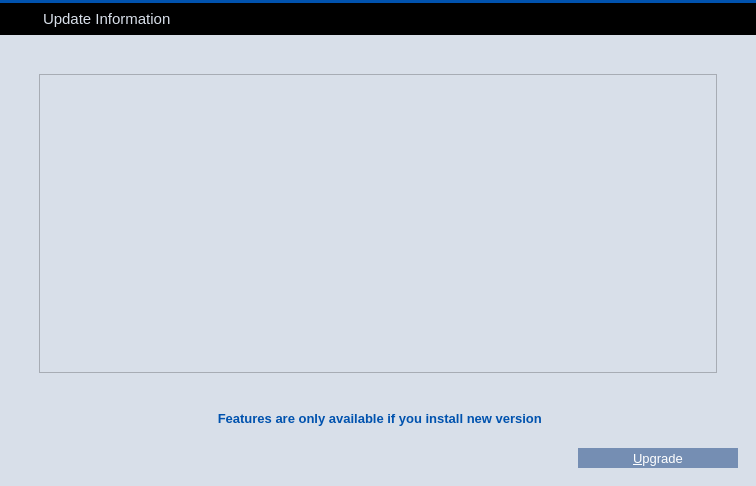
<?xml version="1.0" encoding="UTF-8"?>
<ui version="4.0">
 <class>UpdatePage</class>
 <widget class="QWidget" name="UpdatePage">
  <property name="geometry">
   <rect>
    <x>0</x>
    <y>0</y>
    <width>756</width>
    <height>486</height>
   </rect>
  </property>
  <property name="palette">
   <palette>
    <active>
     <colorrole role="Button">
      <brush brushstyle="SolidPattern">
       <color alpha="255">
        <red>233</red>
        <green>217</green>
        <blue>216</blue>
       </color>
      </brush>
     </colorrole>
     <colorrole role="Base">
      <brush brushstyle="SolidPattern">
       <color alpha="255">
        <red>233</red>
        <green>217</green>
        <blue>216</blue>
       </color>
      </brush>
     </colorrole>
     <colorrole role="Window">
      <brush brushstyle="SolidPattern">
       <color alpha="255">
        <red>233</red>
        <green>217</green>
        <blue>216</blue>
       </color>
      </brush>
     </colorrole>
     <colorrole role="Highlight">
      <brush brushstyle="SolidPattern">
       <color alpha="255">
        <red>235</red>
        <green>235</green>
        <blue>235</blue>
       </color>
      </brush>
     </colorrole>
     <colorrole role="HighlightedText">
      <brush brushstyle="SolidPattern">
       <color alpha="255">
        <red>171</red>
        <green>127</green>
        <blue>130</blue>
       </color>
      </brush>
     </colorrole>
    </active>
    <inactive>
     <colorrole role="Button">
      <brush brushstyle="SolidPattern">
       <color alpha="255">
        <red>233</red>
        <green>217</green>
        <blue>216</blue>
       </color>
      </brush>
     </colorrole>
     <colorrole role="Base">
      <brush brushstyle="SolidPattern">
       <color alpha="255">
        <red>233</red>
        <green>217</green>
        <blue>216</blue>
       </color>
      </brush>
     </colorrole>
     <colorrole role="Window">
      <brush brushstyle="SolidPattern">
       <color alpha="255">
        <red>233</red>
        <green>217</green>
        <blue>216</blue>
       </color>
      </brush>
     </colorrole>
     <colorrole role="Highlight">
      <brush brushstyle="SolidPattern">
       <color alpha="255">
        <red>235</red>
        <green>235</green>
        <blue>235</blue>
       </color>
      </brush>
     </colorrole>
     <colorrole role="HighlightedText">
      <brush brushstyle="SolidPattern">
       <color alpha="255">
        <red>171</red>
        <green>127</green>
        <blue>130</blue>
       </color>
      </brush>
     </colorrole>
    </inactive>
    <disabled>
     <colorrole role="Button">
      <brush brushstyle="SolidPattern">
       <color alpha="255">
        <red>233</red>
        <green>217</green>
        <blue>216</blue>
       </color>
      </brush>
     </colorrole>
     <colorrole role="Base">
      <brush brushstyle="SolidPattern">
       <color alpha="255">
        <red>233</red>
        <green>217</green>
        <blue>216</blue>
       </color>
      </brush>
     </colorrole>
     <colorrole role="Window">
      <brush brushstyle="SolidPattern">
       <color alpha="255">
        <red>233</red>
        <green>217</green>
        <blue>216</blue>
       </color>
      </brush>
     </colorrole>
     <colorrole role="Highlight">
      <brush brushstyle="SolidPattern">
       <color alpha="255">
        <red>240</red>
        <green>240</green>
        <blue>240</blue>
       </color>
      </brush>
     </colorrole>
     <colorrole role="HighlightedText">
      <brush brushstyle="SolidPattern">
       <color alpha="255">
        <red>171</red>
        <green>127</green>
        <blue>130</blue>
       </color>
      </brush>
     </colorrole>
    </disabled>
   </palette>
  </property>
  <property name="windowTitle">
   <string>Form</string>
  </property>
  <property name="styleSheet">
   <string notr="true"/>
  </property>
  <layout class="QVBoxLayout" name="verticalLayout">
   <property name="spacing">
    <number>0</number>
   </property>
   <property name="leftMargin">
    <number>0</number>
   </property>
   <property name="topMargin">
    <number>0</number>
   </property>
   <property name="rightMargin">
    <number>0</number>
   </property>
   <property name="bottomMargin">
    <number>0</number>
   </property>
   <item>
    <widget class="Line" name="lineBeforeHeader">
     <property name="styleSheet">
      <string notr="true">background-color: #0052AE;</string>
     </property>
     <property name="frameShadow">
      <enum>QFrame::Raised</enum>
     </property>
     <property name="lineWidth">
      <number>0</number>
     </property>
     <property name="orientation">
      <enum>Qt::Horizontal</enum>
     </property>
    </widget>
   </item>
   <item>
    <widget class="QWidget" name="wUpdateHeader" native="true">
     <property name="minimumSize">
      <size>
       <width>0</width>
       <height>32</height>
      </size>
     </property>
     <property name="maximumSize">
      <size>
       <width>16777215</width>
       <height>32</height>
      </size>
     </property>
     <property name="styleSheet">
      <string notr="true">#wUpdateHeader {
	
	background-color: rgb(0, 0, 0);
}</string>
     </property>
     <property name="is_header" stdset="0">
      <bool>true</bool>
     </property>
     <layout class="QHBoxLayout" name="horizontalLayout_30">
      <property name="leftMargin">
       <number>0</number>
      </property>
      <property name="topMargin">
       <number>0</number>
      </property>
      <property name="rightMargin">
       <number>0</number>
      </property>
      <property name="bottomMargin">
       <number>0</number>
      </property>
      <item>
       <spacer name="horizontalSpacer_42">
        <property name="orientation">
         <enum>Qt::Horizontal</enum>
        </property>
        <property name="sizeType">
         <enum>QSizePolicy::Fixed</enum>
        </property>
        <property name="sizeHint" stdset="0">
         <size>
          <width>7</width>
          <height>20</height>
         </size>
        </property>
       </spacer>
      </item>
      <item>
       <widget class="QLabel" name="labelTitleIcon">
        <property name="sizePolicy">
         <sizepolicy hsizetype="Preferred" vsizetype="Preferred">
          <horstretch>0</horstretch>
          <verstretch>0</verstretch>
         </sizepolicy>
        </property>
        <property name="minimumSize">
         <size>
          <width>30</width>
          <height>30</height>
         </size>
        </property>
        <property name="maximumSize">
         <size>
          <width>30</width>
          <height>30</height>
         </size>
        </property>
        <property name="styleSheet">
         <string notr="true">image: url(:/res/update/blue.png);</string>
        </property>
        <property name="text">
         <string/>
        </property>
       </widget>
      </item>
      <item>
       <widget class="QLabel" name="labelTitle">
        <property name="font">
         <font>
          <pointsize>11</pointsize>
          <stylestrategy>PreferAntialias</stylestrategy>
         </font>
        </property>
        <property name="styleSheet">
         <string notr="true">QLabel {
	color: #D8DFE9;
}</string>
        </property>
        <property name="text">
         <string>Update Information</string>
        </property>
       </widget>
      </item>
     </layout>
    </widget>
   </item>
   <item>
    <widget class="QWidget" name="wContainer" native="true">
     <property name="styleSheet">
      <string notr="true">#wContainer {
	background-color: #D8DFE9;
}

#textEditVersions {
	background-color: #D8DFE9;
}</string>
     </property>
     <layout class="QVBoxLayout" name="verticalLayout_2">
      <item>
       <layout class="QHBoxLayout" name="horizontalLayout_36">
        <property name="topMargin">
         <number>30</number>
        </property>
        <item>
         <spacer name="horizontalSpacer_49">
          <property name="orientation">
           <enum>Qt::Horizontal</enum>
          </property>
          <property name="sizeType">
           <enum>QSizePolicy::Fixed</enum>
          </property>
          <property name="sizeHint" stdset="0">
           <size>
            <width>30</width>
            <height>20</height>
           </size>
          </property>
         </spacer>
        </item>
        <item>
         <layout class="QVBoxLayout" name="verticalLayout_25" stretch="0,2,0">
          <property name="spacing">
           <number>0</number>
          </property>
          <item>
           <widget class="QTextEdit" name="textEditVersions"/>
          </item>
          <item>
           <spacer name="verticalSpacer_6">
            <property name="orientation">
             <enum>Qt::Vertical</enum>
            </property>
            <property name="sizeType">
             <enum>QSizePolicy::Fixed</enum>
            </property>
            <property name="sizeHint" stdset="0">
             <size>
              <width>20</width>
              <height>30</height>
             </size>
            </property>
           </spacer>
          </item>
          <item>
           <widget class="QLabel" name="label">
            <property name="sizePolicy">
             <sizepolicy hsizetype="Preferred" vsizetype="Fixed">
              <horstretch>0</horstretch>
              <verstretch>0</verstretch>
             </sizepolicy>
            </property>
            <property name="minimumSize">
             <size>
              <width>0</width>
              <height>30</height>
             </size>
            </property>
            <property name="maximumSize">
             <size>
              <width>16777215</width>
              <height>30</height>
             </size>
            </property>
            <property name="font">
             <font>
              <pointsize>10</pointsize>
              <weight>75</weight>
              <bold>true</bold>
             </font>
            </property>
            <property name="styleSheet">
             <string notr="true">QLabel {
	color: #0052AE;
}</string>
            </property>
            <property name="text">
             <string> Features are only available if you install new version</string>
            </property>
            <property name="alignment">
             <set>Qt::AlignCenter</set>
            </property>
           </widget>
          </item>
         </layout>
        </item>
        <item>
         <spacer name="horizontalSpacer_50">
          <property name="orientation">
           <enum>Qt::Horizontal</enum>
          </property>
          <property name="sizeType">
           <enum>QSizePolicy::Fixed</enum>
          </property>
          <property name="sizeHint" stdset="0">
           <size>
            <width>30</width>
            <height>20</height>
           </size>
          </property>
         </spacer>
        </item>
       </layout>
      </item>
      <item>
       <layout class="QHBoxLayout" name="horizontalLayout">
        <property name="leftMargin">
         <number>9</number>
        </property>
        <property name="topMargin">
         <number>9</number>
        </property>
        <property name="rightMargin">
         <number>9</number>
        </property>
        <property name="bottomMargin">
         <number>9</number>
        </property>
        <item>
         <spacer name="horizontalSpacer">
          <property name="orientation">
           <enum>Qt::Horizontal</enum>
          </property>
          <property name="sizeHint" stdset="0">
           <size>
            <width>40</width>
            <height>20</height>
           </size>
          </property>
         </spacer>
        </item>
        <item>
         <widget class="QPushButton" name="upgradeButton">
          <property name="font">
           <font>
            <pointsize>10</pointsize>
            <stylestrategy>PreferAntialias</stylestrategy>
           </font>
          </property>
          <property name="styleSheet">
           <string notr="true">QPushButton {
	background-color: #758EB3;
	color: #FFFFFF;
	border: 0px solid gray;
	max-height: 20px;
	min-height: 20px;
	max-width: 160px;
	min-width: 160px;
}

QPushButton:hover {
	background-color: #0099CC;
}

QPushButton:pressed:flat {
	background-color: #0099CC;
}</string>
          </property>
          <property name="text">
           <string>&amp;Upgrade</string>
          </property>
          <property name="flat">
           <bool>true</bool>
          </property>
         </widget>
        </item>
       </layout>
      </item>
     </layout>
    </widget>
   </item>
  </layout>
 </widget>
 <resources>
  <include location="../res.qrc"/>
  <include location="../res.qrc"/>
 </resources>
 <connections/>
</ui>
